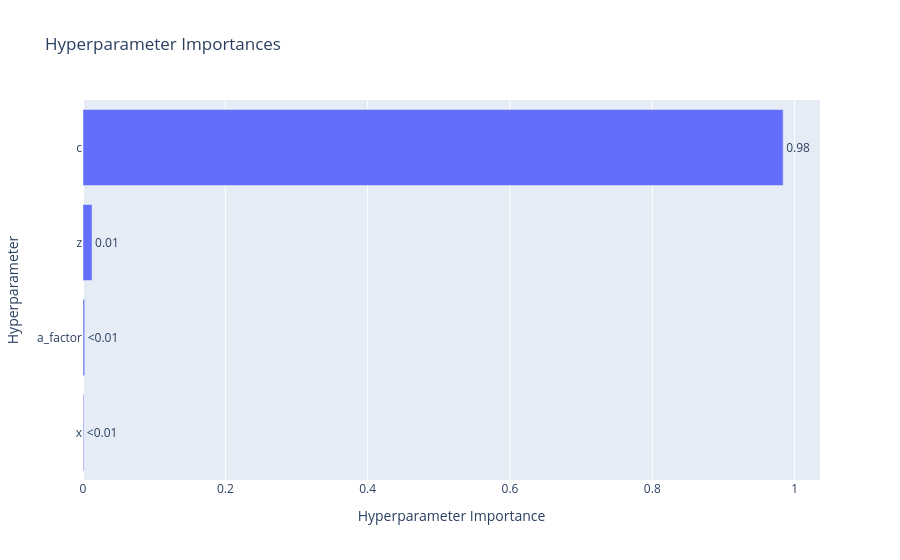

This figure's notebook cell:
### Code cell
plot_param_importances(study).show()

### Figure 1 — Plotly figure (JSON) as saved in the notebook; plotly's stock layout.template omitted (floating-point values rounded to 4 significant figures)
{"data": [{"cliponaxis": false, "hovertemplate": ["x (FloatDistribution): 0.0011111482922578164<extra></extra>", "a_factor (FloatDistribution): 0.0023286303428286456<extra></extra>", "z (FloatDistribution): 0.012702532343897384<extra></extra>", "c (FloatDistribution): 0.9838576890210161<extra></extra>"], "name": "Objective Value", "orientation": "h", "text": ["<0.01", "<0.01", "0.01", "0.98"], "textposition": "outside", "type": "bar", "x": [0.001111, 0.002329, 0.0127, 0.9839], "y": ["x", "a_factor", "z", "c"]}], "layout": {"title": {"text": "Hyperparameter Importances"}, "xaxis": {"title": {"text": "Hyperparameter Importance"}}, "yaxis": {"title": {"text": "Hyperparameter"}}}}
